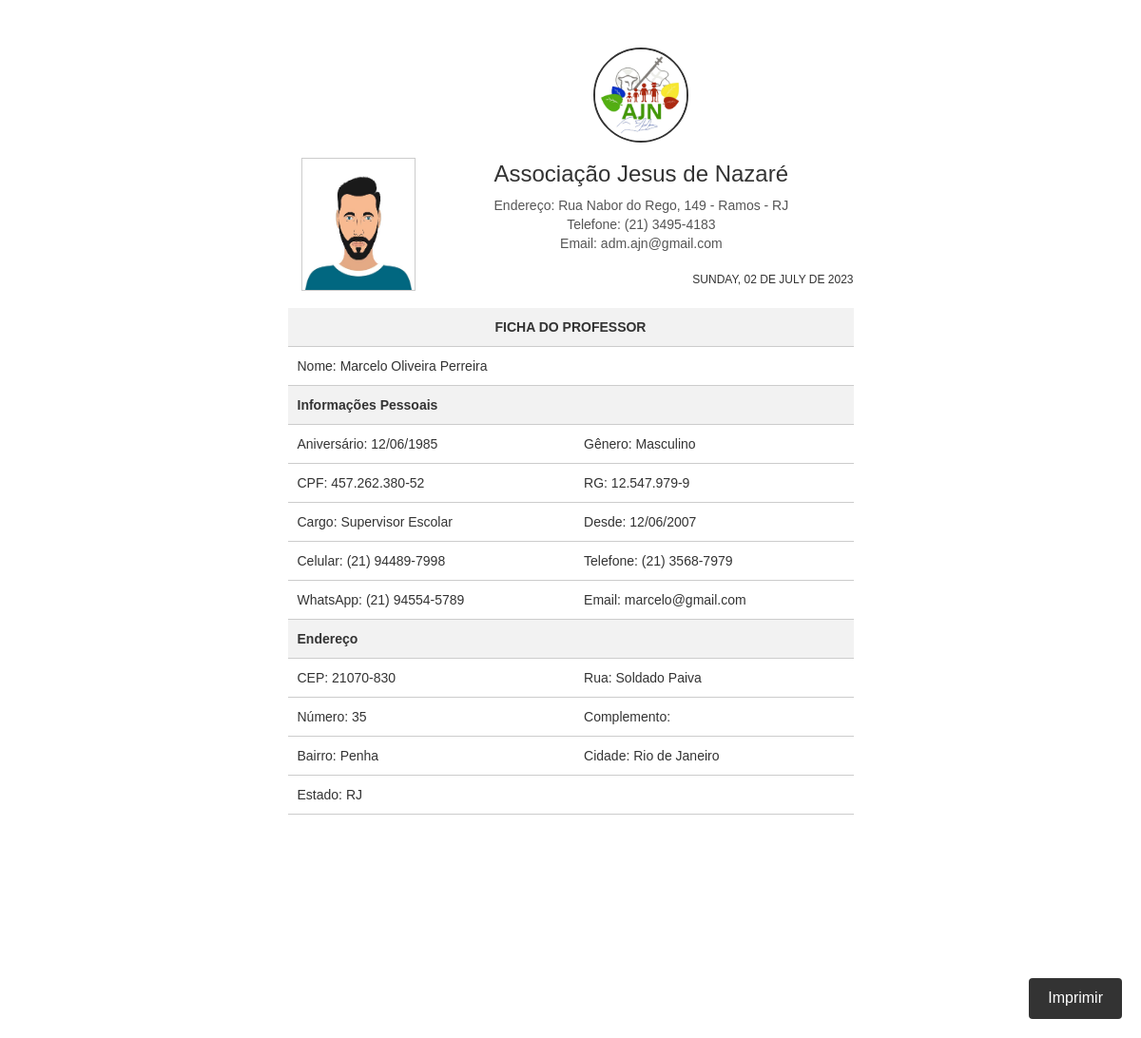
The app's page /rel/fichadofuncionario_html.php?id=244 with its own data.
### tables this page shows
CREATE TABLE `funcionarios` (
  `id` int(11) NOT NULL,
  `imagem` varchar(1000) NOT NULL,
  `nomesocial` varchar(50) NOT NULL,
  `nomecompleto` varchar(50) NOT NULL,
  `aniversario` varchar(10) NOT NULL,
  `genero` varchar(100) NOT NULL,
  `rg` varchar(30) NOT NULL,
  `cpf` varchar(30) NOT NULL,
  `telefone` varchar(15) NOT NULL,
  `celular` varchar(15) NOT NULL,
  `email` varchar(100) NOT NULL,
  `cargo` varchar(50) NOT NULL,
  `admissao` varchar(20) NOT NULL,
  `cep` varchar(15) NOT NULL,
  `rua` varchar(30) NOT NULL,
  `numero` varchar(5) NOT NULL,
  `complemento` varchar(50) NOT NULL,
  `bairro` varchar(50) NOT NULL,
  `cidade` varchar(50) NOT NULL,
  `estado` varchar(50) NOT NULL,
  `whatsapp` varchar(15) NOT NULL
);

### rel/fichadofuncionario_html.php (the view, shortened to what this page needs)
<?php
require_once("../conexao.php");
$data_hoje = strtoupper(utf8_encode(strftime('%A, %d de %B de %Y', strtotime('today'))));
?>
<!DOCTYPE html>
<html>
<head>
    <link rel="stylesheet" href="https://maxcdn.bootstrapcdn.com/bootstrap/3.3.7/css/bootstrap.min.css">
</head>
<body>
<div class="content-wrapper">
    <?php
    $id = $_GET['id'];
    $query = $pdo->query("SELECT * FROM funcionarios where id = '$id'");
    $res = $query->fetchAll(PDO::FETCH_ASSOC);
    for ($i=0; $i < count($res); $i++) {
        $imagem = $res[$i]['imagem'];
        $nomecompleto = $res[$i]['nomecompleto'];
        $aniversario = $res[$i]['aniversario'];
        $genero = $res[$i]['genero'];
        $rg = $res[$i]['rg'];
        $cpf = $res[$i]['cpf'];
        $telefone = $res[$i]['telefone'];
        $celular = $res[$i]['celular'];
        $email = $res[$i]['email'];
        $cargo = $res[$i]['cargo'];
        $admissao = $res[$i]['admissao'];
        $cep = $res[$i]['cep'];
        $rua = $res[$i]['rua'];
        $numero = $res[$i]['numero'];
        $complemento = $res[$i]['complemento'];
        $bairro = $res[$i]['bairro'];
        $cidade = $res[$i]['cidade'];
        $estado = $res[$i]['estado'];
        $whatsapp = $res[$i]['whatsapp'];
        $query = $pdo->query("SELECT * FROM user where cpf = '$cpf'");
        $res = $query->fetchAll(PDO::FETCH_ASSOC);
        $nivel = $res[$i]['nivel'];
        $nivel = ucfirst(strtolower($nivel));
        $telefone_sem_simbolos = preg_replace('/[^0-9]/', '', $telefone);
        $telefone_formatado = '(' . substr($telefone_sem_simbolos, 0, 2) . ') ' . substr( $telefone_sem_simbolos, 2, 4) . '-' . substr( $telefone_sem_simbolos, 6);
        $celular_sem_simbolos = preg_replace('/[^0-9]/', '', $celular);
        $celular_formatado = '(' . substr($celular_sem_simbolos, 0, 2) . ') ' . substr($celular_sem_simbolos, 2, 5) . '-' . substr($celular_sem_simbolos, 7);
        $whatsapp_sem_simbolos = preg_replace('/[^0-9]/', '', $whatsapp);
        $whatsapp_formatado = '(' . substr($whatsapp_sem_simbolos, 0, 2) . ') ' . substr($whatsapp_sem_simbolos, 2, 5) . '-' . substr($whatsapp_sem_simbolos, 7);
        $rg_sem_simbolo = preg_replace('/[^0-9]/', '', $rg);
        $rg_formatado = substr($rg, 0, 2) . '.' . substr($rg_sem_simbolo, 2, 3) . '.' . substr($rg_sem_simbolo, 5, 3) . '-' . substr($rg_sem_simbolo, 8);
        $cpf_formatado_professor = substr_replace($cpf, '.', 3, 0);
        $cpf_formatado_professor  = substr_replace($cpf_formatado_professor, '.', 7, 0);
        $cpf_formatado_professor  = substr_replace($cpf_formatado_professor , '-', 11, 0);
        $aniversario_formatado = date('d/m/Y', strtotime($aniversario));
        $admissao_formatado = date('d/m/Y', strtotime($admissao));
    ?>
    <div class="ficha-aluno">
        <div class="conteiner-principal">
            <div class="conteiner1">
            <div class="foto" >
                <?php if ($imagem) { ?>
                    <img src="../img/funcionarios/<?php echo $imagem;?>" alt="Foto do Aluno">
                <?php } ?>
                </div>
            </div>
            <div class="conteiner">
                <div class="logo">
                    <img src="../img/logo-ajn.jpg" alt="Associação Jesus de Nazaré">
                </div>
                <div class="logo-text">
                    <h3>Associação Jesus de Nazaré</h3>
                    <address>
                        Endereço: Rua Nabor do Rego, 149 - Ramos - RJ<br>
                        Telefone: (21) 3495-4183<br>
                        Email: adm.ajn@gmail.com
                    </address>
                </div>
            </div>
        </div>
        <p class="date"><?php echo  mb_strtoupper($data_hoje); ?></p>
        <table>
            <tr>
                <th colspan="2" style="text-align: center; text-transform: uppercase;">Ficha do Professor</th>
            </tr>
            <?php if($nivel != ''){  ?>
            <tr>
                <td> Nome: <?php echo $nomecompleto; ?></td>
                <td>Painel: <?php echo $nivel; ?></td>
            </tr>
            <?php } else{?>
                <td colspan='2'> Nome: <?php echo $nomecompleto; ?></td>
            <?php } ?>
            <th colspan="2">Informações Pessoais</th>
            <tr>
                <td>Aniversário: <?php echo $aniversario_formatado; ?></td>
                <td>Gênero: <?php echo $genero; ?></td>
            </tr>
            <tr>
                <td>CPF: <?php echo $cpf_formatado_professor; ?></td>
                <td>RG: <?php echo $rg_formatado; ?></td>
            </tr>
            <tr>
                <td> Cargo: <?php echo $cargo; ?></td>
                <td> Desde: <?php echo  $admissao_formatado; ?></td>
            </tr>
            <tr>
                <td>Celular: <?php echo $celular_formatado; ?></td>
                <td>Telefone: <?php echo $telefone_formatado; ?></td>
            </tr>
            <tr>
                <td>WhatsApp: <?php echo $whatsapp_formatado; ?></td>
                <td>Email: <?php echo $email; ?></td>
            </tr>
            <tr>
                <th colspan="2">Endereço</th>
            </tr>
            <tr>
                <td>CEP: <?php echo $cep; ?></td>
                <td>Rua: <?php echo $rua; ?></td>
            </tr>
            <tr>
                <td>Número: <?php echo $numero; ?></td>
                <td>Complemento: <?php echo $complemento; ?></td>
            </tr>
            <tr>
                <td>Bairro: <?php echo $bairro; ?></td>
                <td>Cidade: <?php echo $cidade; ?></td>
            </tr>
            <tr>
                <td colspan="2">Estado: <?php echo $estado; ?></td>
            </tr>
        </table>
    </div>
    <button class="print-button" onclick="window.print()">Imprimir</button>
    <?php } ?>
  </div>
</body>
</html>

### rel/fichadofuncionario_html.php (style rules this page uses)
.content-wrapper { margin-top: 50px; margin-bottom: 200px; }
.ficha-aluno { width: 595px; height: 842px; margin: 0 auto; border: none; }
.ficha-aluno table { width: 100%; }
.ficha-aluno th, .ficha-aluno td { padding: 10px; text-align: left; border-bottom: 1px solid #ccc; }
.ficha-aluno th { background-color: #f2f2f2; }
.conteiner-principal { display: flex; justify-content: center; align-items: flex-end; margin-bottom: 0px; }
.conteiner1 { width: 25%; display: flex; flex-direction: column; align-items: center; margin-bottom: 0px; }
.conteiner { width: 75%; display: flex; flex-direction: column; align-items: center; margin-bottom: 0px; }
.logo img { width: 100px; border-radius: 50%; border: 2px solid #333; text-align: center; flex: 3; }
.foto img { width: 120px; height: 140px; border: 1px solid #ccc; margin-bottom: -20px; flex: 1; }
body { font-family: Arial, sans-serif; margin-bottom: 50px; }
.print-button { position: fixed; bottom: 20px; right: 20px; padding: 10px 20px; background-color: #333; color: #fff; border: none; border-radius: 4px; font-size: 16px; cursor: pointer; transition: background-color 0.3s ease; z-index: 100; }
table { margin-top: 20px; }
.date { font-size: 12px; text-align: right; margin-bottom: 10px; }
address { font-style: normal; margin-top: 8px; color: #555; text-align: center; display: Flex; }

### records on screen
funcionarios: imagem (picture), nomecompleto "Marcelo Oliveira Perreira", aniversario "12/06/1985", genero "Masculino", cpf "457.262.380-52", rg "12.547.979-9", cargo "Supervisor Escolar", admissao "12/06/2007", celular "(21) 94489-7998", telefone "(21) 3568-7979", whatsapp "(21) 94554-5789", email "marcelo@gmail.com", cep "21070-830", rua "Soldado Paiva", numero "35", bairro "Penha", cidade "Rio de Janeiro", estado "RJ"
